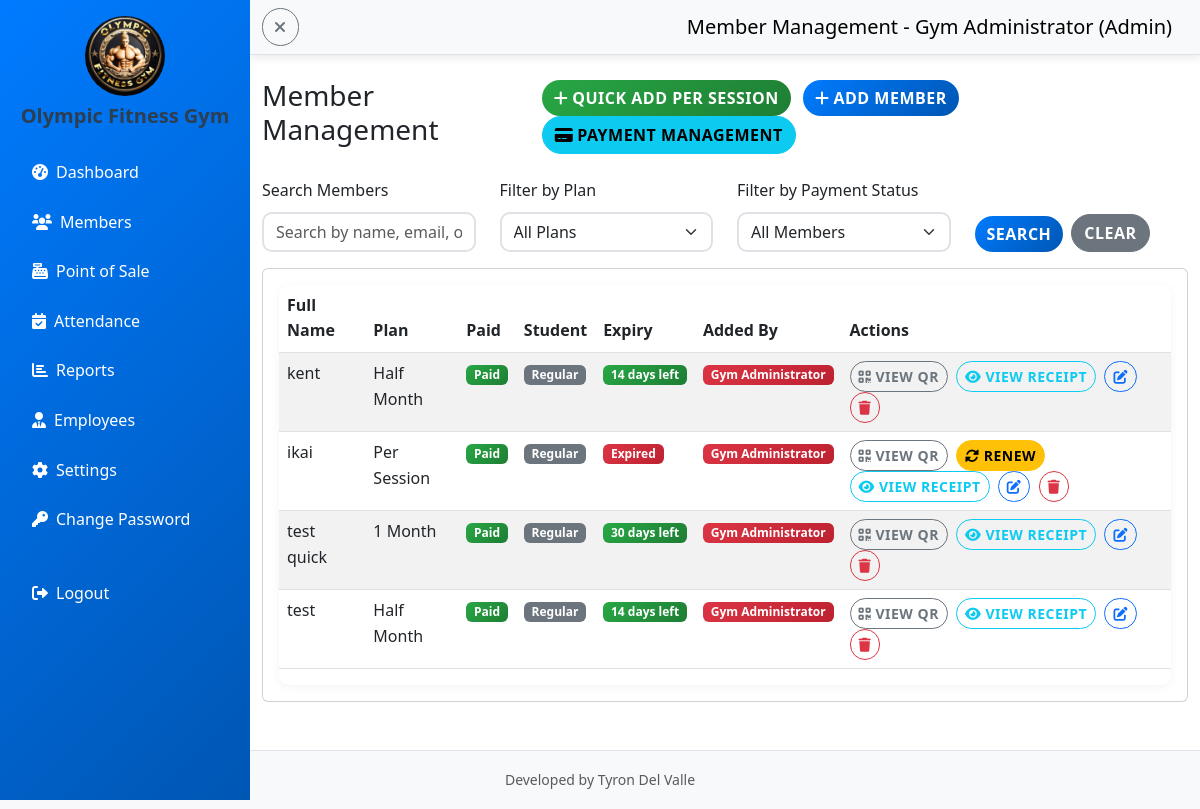
/admin/members.php (signed in), run on the app's committed database.
### tables this page shows
CREATE TABLE `gym_settings` (
  `id` int(11) NOT NULL AUTO_INCREMENT,
  `gym_name` varchar(255) NOT NULL DEFAULT 'Gym Management System',
  `logo_path` varchar(255) NOT NULL DEFAULT 'gym logo.jpg',
  `background_path` varchar(255) NOT NULL DEFAULT 'gym background.jpg',
  `updated_at` timestamp NOT NULL DEFAULT current_timestamp() ON UPDATE current_timestamp(),
  `sidebar_theme` varchar(50) NOT NULL DEFAULT 'primary',
  `student_discount_enabled` tinyint(1) DEFAULT 1,
  `per_session_fee` decimal(10,2) DEFAULT 50.00,
  `half_month_fee` decimal(10,2) DEFAULT 300.00,
  `one_month_fee` decimal(10,2) DEFAULT 500.00,
  `two_months_fee` decimal(10,2) DEFAULT 900.00,
  `three_months_fee` decimal(10,2) DEFAULT 1300.00,
  `four_months_fee` decimal(10,2) DEFAULT 1700.00,
  `five_months_fee` decimal(10,2) DEFAULT 2100.00,
  `six_months_fee` decimal(10,2) DEFAULT 2500.00,
  `seven_months_fee` decimal(10,2) DEFAULT 2900.00,
  `eight_months_fee` decimal(10,2) DEFAULT 3300.00,
  `nine_months_fee` decimal(10,2) DEFAULT 3700.00,
  `ten_months_fee` decimal(10,2) DEFAULT 4100.00,
  `eleven_months_fee` decimal(10,2) DEFAULT 4500.00,
  `one_year_fee` decimal(10,2) DEFAULT 5000.00,
  `two_years_fee` decimal(10,2) DEFAULT 9000.00,
  `three_years_fee` decimal(10,2) DEFAULT 13000.00,
  PRIMARY KEY (`id`)
);

CREATE TABLE `members` (
  `id` int(11) NOT NULL AUTO_INCREMENT,
  `member_code` varchar(50) DEFAULT NULL,
  `fullname` varchar(100) NOT NULL,
  `email` varchar(100) DEFAULT NULL,
  `phone` varchar(20) DEFAULT NULL,
  `address` text DEFAULT NULL,
  `plan` varchar(50) DEFAULT NULL,
  `start_date` date DEFAULT NULL,
  `end_date` date DEFAULT NULL,
  `status` enum('ACTIVE','EXPIRED','SUSPENDED') DEFAULT 'ACTIVE',
  `is_student` tinyint(1) DEFAULT 0,
  `student_id` varchar(50) DEFAULT NULL,
  `created_at` timestamp NOT NULL DEFAULT current_timestamp(),
  `created_by` int(11) DEFAULT NULL,
  `qr_code` varchar(255) DEFAULT NULL,
  `qr_token` varchar(64) DEFAULT NULL,
  PRIMARY KEY (`id`),
  UNIQUE KEY `member_code` (`member_code`),
  UNIQUE KEY `qr_token` (`qr_token`),
  KEY `fk_members_created_by` (`created_by`),
  CONSTRAINT `fk_members_created_by` FOREIGN KEY (`created_by`) REFERENCES `users` (`id`)
);

CREATE TABLE `users` (
  `id` int(11) NOT NULL AUTO_INCREMENT,
  `fullname` varchar(100) NOT NULL,
  `username` varchar(50) NOT NULL,
  `password` varchar(255) NOT NULL,
  `role` enum('admin','cashier') NOT NULL,
  `created_at` timestamp NOT NULL DEFAULT current_timestamp(),
  `on_duty` tinyint(1) DEFAULT 0,
  PRIMARY KEY (`id`),
  UNIQUE KEY `username` (`username`)
);

### admin/members.php (the view, shortened to what the rows shown need)
    <?php
include "../config/db.php";
include "../get_membership_fees.php";
$settings = $conn->query("SELECT * FROM gym_settings WHERE id = 1")->fetch_assoc();
$student_discount_enabled = isset($settings['student_discount_enabled']) ? $settings['student_discount_enabled'] : true;
$membership_fees = getMembershipFees();
$query = "SELECT m.*,
          CASE WHEN EXISTS (SELECT 1 FROM payments p WHERE p.member_id = m.id) THEN 1 ELSE 0 END as has_payment,
          (SELECT id FROM payments p WHERE p.member_id = m.id ORDER BY p.payment_date DESC LIMIT 1) as latest_payment_id,
          u.fullname as created_by_name,
          u.role as created_by_role
          FROM members m
          LEFT JOIN users u ON m.created_by = u.id";
$query .= " ORDER BY m.created_at DESC";
$members = $conn->query($query);
?>
<!DOCTYPE html>
<html lang="en">
<head>
    <link href="https://cdn.jsdelivr.net/npm/bootstrap@5.3.0/dist/css/bootstrap.min.css" rel="stylesheet">
    <link href="https://cdnjs.cloudflare.com/ajax/libs/font-awesome/6.0.0/css/all.min.css" rel="stylesheet">
    <link href="../assets/style.css" rel="stylesheet">
</head>
<body>
    <div class="d-flex">
        <nav id="sidebar" class="bg-<?php echo htmlspecialchars($settings['sidebar_theme']); ?> <?php echo ($settings['sidebar_theme'] == 'light') ? 'text-dark' : 'text-white'; ?> vh-100" style="width: 250px;">
            <div class="p-3">
                <div class="text-center mb-4">
                    <img src="../<?php echo htmlspecialchars($settings['logo_path']); ?>" alt="Gym Logo" class="rounded-circle mb-2" style="width: 80px; height: 80px;">
                    <h5 class="fw-bold"><?php echo htmlspecialchars($settings['gym_name']); ?></h5>
                </div>
            </div>
        </nav>
        <div class="flex-grow-1">
            <div class="container-fluid mt-4">
                <div class="row">
                    <div class="col-12">
                        <div class="d-flex justify-content-between align-items-center mb-4">
                            <h1 class="h3">Member Management</h1>
                        </div>
                        <div class="card">
                            <div class="card-body">
                                <div class="table-responsive">
                                    <table class="table table-striped">
                                        <thead>
                                            <tr>
                                                <th>Full Name</th>
                                                <th>Plan</th>
                                                <th>Paid</th>
                                                <?php if ($student_discount_enabled): ?>
                                                <th>Student</th>
                                                <?php endif; ?>
                                                <th>Expiry</th>
                                                <th>Added By</th>
                                                <th>Actions</th>
                                            </tr>
                                        </thead>
                                        <tbody>
                                            <?php while ($member = $members->fetch_assoc()): ?>
                                            <tr>
                                                <td><?php echo htmlspecialchars($member['fullname']); ?></td>
                                                <td><?php echo htmlspecialchars($member['plan']); ?></td>
                                                <td><?php echo $member['has_payment'] ? '<span class="badge bg-success">Paid</span>' : '<span class="badge bg-warning">Not Paid</span>'; ?></td>
                                                <?php if ($student_discount_enabled): ?>
                                                <td><?php echo $member['is_student'] ? '<span class="badge bg-info">Student</span>' : '<span class="badge bg-secondary">Regular</span>'; ?></td>
                                                <?php endif; ?>
                                                <td>
                                                    <?php
                                                    $start_date = strtotime($member['start_date']);
                                                    $end_date = strtotime($member['end_date']);
                                                    $today = strtotime(date('Y-m-d'));
                                                    $current_hour = (int)date('H');
                                                    $closing_hour = 21;
                                                    $is_expired = ($today > $end_date) || ($member['plan'] != 'Per Session' && $today == $end_date && $current_hour >= $closing_hour);
                                                    $start_str = date('Y-m-d', $start_date);
                                                    $end_str = date('Y-m-d', $end_date);
                                                    $today_str = date('Y-m-d', $today);
                                                    if (strtolower($member['plan']) == 'per session') {
                                                        if ($today_str < $start_str) {
                                                            $days_to_start = ceil(($start_date - $today) / (60 * 60 * 24));
                                                            echo '<span class="badge bg-info">Starts in ' . $days_to_start . ' days</span>';
                                                        } elseif ($today_str > $end_str) {
                                                            echo '<span class="badge bg-danger">Expired</span>';
                                                        } else {
                                                            echo '<span class="badge bg-info">Until today</span>';
                                                        }
                                                    } else {
                                                        if ($today < $start_date) {
                                                            $days_to_start = ceil(($start_date - $today) / (60 * 60 * 24));
                                                            echo '<span class="badge bg-info">Starts in ' . $days_to_start . ' days</span>';
                                                        } elseif ($is_expired) {
                                                            echo '<span class="badge bg-danger">Expired</span>';
                                                        } elseif ($end_date == $today) {
                                                            echo 'Until today';
                                                        } else {
                                                            $days_diff = ($end_date - $today) / (60 * 60 * 24);
                                                            if ($days_diff <= 7) {
                                                                echo '<span class="badge bg-warning">' . ceil($days_diff) . ' days left</span>';
                                                            } else {
                                                                echo '<span class="badge bg-success">' . ceil($days_diff) . ' days left</span>';
                                                            }
                                                        }
                                                    }
                                                    ?>
                                                </td>
                                                <td>
                                                    <?php
                                                    $creator_name = $member['created_by_name'] ?? 'Unknown';
                                                    $role = $member['created_by_role'] ?? 'Unknown';
                                                    if ($role == 'admin') {
                                                        echo '<span class="badge bg-danger">' . htmlspecialchars($creator_name) . '</span>';
                                                    } elseif ($role == 'cashier') {
                                                        echo '<span class="badge bg-success">' . htmlspecialchars($creator_name) . '</span>';
                                                    } else {
                                                        echo '<span class="badge bg-secondary">' . htmlspecialchars($creator_name) . '</span>';
                                                    }
                                                    ?>
                                                </td>
                                                <td>
                                                    <button type="button" class="btn btn-sm btn-outline-secondary me-1" onclick="viewQR('<?php echo htmlspecialchars($member['fullname']); ?>', '<?php echo htmlspecialchars($member['qr_code']); ?>', <?php echo $member['id']; ?>)">
                                                        <i class="fas fa-qrcode"></i> View QR
                                                    </button>
                                                    <?php if ($is_expired): ?>
                                                    <button type="button" class="btn btn-sm btn-warning me-1" onclick="openRenewModal(<?php echo $member['id']; ?>, '<?php echo htmlspecialchars($member['fullname']); ?>', '<?php echo htmlspecialchars($member['plan']); ?>', '<?php echo htmlspecialchars($member['end_date']); ?>')">
                                                        <i class="fas fa-sync-alt"></i> Renew
                                                    </button>
                                                    <?php elseif (!$member['has_payment']): ?>
                                                    <a href="payments.php?member_id=<?php echo $member['id']; ?>" class="btn btn-sm btn-outline-success me-1">
                                                        <i class="fas fa-credit-card"></i> Pay
                                                    </a>
                                                    <?php endif; ?>
                                                    <?php if ($member['has_payment']): ?>
                                                    <a href="print_receipt.php?id=<?php echo $member['latest_payment_id']; ?>&from=members" class="btn btn-sm btn-outline-info me-1" target="_blank">
                                                        <i class="fas fa-eye"></i> View Receipt
                                                    </a>
                                                    <?php endif; ?>
                                                    <a href="?edit=<?php echo $member['id']; ?>" class="btn btn-sm btn-outline-primary me-1">
                                                        <i class="fas fa-edit"></i>
                                                    </a>
                                            <a href="?delete=<?php echo $member['id']; ?>" class="btn btn-sm btn-outline-danger" onclick="return confirm('Are you sure you want to delete this member?')">
                                                <i class="fas fa-trash"></i>
                                            </a>
                                                </td>
                                            </tr>
                                            <?php endwhile; ?>
                                        </tbody>
                                    </table>
                                </div>
                            </div>
                        </div>
                    </div>
                </div>
            </div>
        </div>
    </div>
</body>
</html>

### data on the page
gym_settings: logo_path (picture), gym_name "Olympic Fitness Gym"
members: fullname "kent", plan "Half Month", is_student "Regular", created_by.fullname "Gym Administrator"
members: fullname "ikai", plan "Per Session", is_student "Regular", start_date "Expired", created_by.fullname "Gym Administrator"
members: fullname "test quick", plan "1 Month", is_student "Regular", created_by.fullname "Gym Administrator"
members: fullname "test", plan "Half Month", is_student "Regular", created_by.fullname "Gym Administrator"

### other printed values
$user['fullname'] "Gym Administrator"
